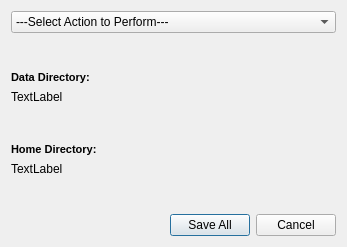
<?xml version="1.0" encoding="UTF-8"?>
<ui version="4.0">
 <class>Dialog</class>
 <widget class="QDialog" name="Dialog">
  <property name="geometry">
   <rect>
    <x>0</x>
    <y>0</y>
    <width>347</width>
    <height>247</height>
   </rect>
  </property>
  <property name="windowTitle">
   <string>Dialog</string>
  </property>
  <layout class="QGridLayout" name="gridLayout">
   <item row="0" column="0">
    <layout class="QVBoxLayout" name="verticalLayout">
     <property name="sizeConstraint">
      <enum>QLayout::SetMaximumSize</enum>
     </property>
     <item>
      <widget class="QComboBox" name="comboBox">
       <item>
        <property name="text">
         <string>---Select Action to Perform---</string>
        </property>
       </item>
       <item>
        <property name="text">
         <string>Set Data Directory</string>
        </property>
       </item>
       <item>
        <property name="text">
         <string>Set Home Directory</string>
        </property>
       </item>
       <item>
        <property name="text">
         <string>Run Script</string>
        </property>
       </item>
      </widget>
     </item>
     <item>
      <spacer name="verticalSpacer">
       <property name="orientation">
        <enum>Qt::Vertical</enum>
       </property>
       <property name="sizeHint" stdset="0">
        <size>
         <width>20</width>
         <height>40</height>
        </size>
       </property>
      </spacer>
     </item>
     <item>
      <widget class="QLabel" name="label_3">
       <property name="text">
        <string>&lt;!DOCTYPE HTML PUBLIC &quot;-//W3C//DTD HTML 4.0//EN&quot; &quot;http://www.w3.org/TR/REC-html40/strict.dtd&quot;&gt;
&lt;html&gt;&lt;head&gt;&lt;meta name=&quot;qrichtext&quot; content=&quot;1&quot; /&gt;&lt;style type=&quot;text/css&quot;&gt;
p, li { white-space: pre-wrap; }
&lt;/style&gt;&lt;/head&gt;&lt;body style=&quot; font-family:'MS Shell Dlg 2'; font-size:8.25pt; font-weight:400; font-style:normal;&quot;&gt;
&lt;p style=&quot; margin-top:0px; margin-bottom:0px; margin-left:0px; margin-right:0px; -qt-block-indent:0; text-indent:0px;&quot;&gt;&lt;span style=&quot; font-size:8pt; font-weight:600;&quot;&gt;Data Directory:&lt;/span&gt;&lt;/p&gt;&lt;/body&gt;&lt;/html&gt;</string>
       </property>
      </widget>
     </item>
     <item>
      <widget class="QLabel" name="label_2">
       <property name="text">
        <string>TextLabel</string>
       </property>
      </widget>
     </item>
     <item>
      <spacer name="verticalSpacer_2">
       <property name="orientation">
        <enum>Qt::Vertical</enum>
       </property>
       <property name="sizeHint" stdset="0">
        <size>
         <width>20</width>
         <height>40</height>
        </size>
       </property>
      </spacer>
     </item>
     <item>
      <widget class="QLabel" name="label_4">
       <property name="text">
        <string>&lt;!DOCTYPE HTML PUBLIC &quot;-//W3C//DTD HTML 4.0//EN&quot; &quot;http://www.w3.org/TR/REC-html40/strict.dtd&quot;&gt;
&lt;html&gt;&lt;head&gt;&lt;meta name=&quot;qrichtext&quot; content=&quot;1&quot; /&gt;&lt;style type=&quot;text/css&quot;&gt;
p, li { white-space: pre-wrap; }
&lt;/style&gt;&lt;/head&gt;&lt;body style=&quot; font-family:'MS Shell Dlg 2'; font-size:8.25pt; font-weight:400; font-style:normal;&quot;&gt;
&lt;p style=&quot; margin-top:0px; margin-bottom:0px; margin-left:0px; margin-right:0px; -qt-block-indent:0; text-indent:0px;&quot;&gt;&lt;span style=&quot; font-size:8pt; font-weight:600;&quot;&gt;Home Directory:&lt;/span&gt;&lt;/p&gt;&lt;/body&gt;&lt;/html&gt;</string>
       </property>
      </widget>
     </item>
     <item>
      <widget class="QLabel" name="label">
       <property name="text">
        <string>TextLabel</string>
       </property>
      </widget>
     </item>
     <item>
      <spacer name="verticalSpacer_3">
       <property name="orientation">
        <enum>Qt::Vertical</enum>
       </property>
       <property name="sizeHint" stdset="0">
        <size>
         <width>20</width>
         <height>40</height>
        </size>
       </property>
      </spacer>
     </item>
    </layout>
   </item>
   <item row="1" column="0">
    <widget class="QDialogButtonBox" name="buttonBox">
     <property name="orientation">
      <enum>Qt::Horizontal</enum>
     </property>
     <property name="standardButtons">
      <set>QDialogButtonBox::Cancel|QDialogButtonBox::SaveAll</set>
     </property>
    </widget>
   </item>
  </layout>
 </widget>
 <resources/>
 <connections>
  <connection>
   <sender>buttonBox</sender>
   <signal>accepted()</signal>
   <receiver>Dialog</receiver>
   <slot>accept()</slot>
   <hints>
    <hint type="sourcelabel">
     <x>257</x>
     <y>225</y>
    </hint>
    <hint type="destinationlabel">
     <x>157</x>
     <y>162</y>
    </hint>
   </hints>
  </connection>
  <connection>
   <sender>buttonBox</sender>
   <signal>rejected()</signal>
   <receiver>Dialog</receiver>
   <slot>reject()</slot>
   <hints>
    <hint type="sourcelabel">
     <x>257</x>
     <y>225</y>
    </hint>
    <hint type="destinationlabel">
     <x>286</x>
     <y>162</y>
    </hint>
   </hints>
  </connection>
  <connection>
   <sender>buttonBox</sender>
   <signal>accepted()</signal>
   <receiver>Dialog</receiver>
   <slot>my_complete()</slot>
   <hints>
    <hint type="sourcelabel">
     <x>209</x>
     <y>225</y>
    </hint>
    <hint type="destinationlabel">
     <x>186</x>
     <y>162</y>
    </hint>
   </hints>
  </connection>
  <connection>
   <sender>comboBox</sender>
   <signal>activated(QString)</signal>
   <receiver>Dialog</receiver>
   <slot>my_change_selection()</slot>
   <hints>
    <hint type="sourcelabel">
     <x>247</x>
     <y>29</y>
    </hint>
    <hint type="destinationlabel">
     <x>345</x>
     <y>42</y>
    </hint>
   </hints>
  </connection>
  <connection>
   <sender>Dialog</sender>
   <signal>my_change_datadir(QString)</signal>
   <receiver>label_2</receiver>
   <slot>setText(QString)</slot>
   <hints>
    <hint type="sourcelabel">
     <x>124</x>
     <y>162</y>
    </hint>
    <hint type="destinationlabel">
     <x>134</x>
     <y>97</y>
    </hint>
   </hints>
  </connection>
  <connection>
   <sender>Dialog</sender>
   <signal>my_change_homedir(QString)</signal>
   <receiver>label</receiver>
   <slot>setText(QString)</slot>
   <hints>
    <hint type="sourcelabel">
     <x>84</x>
     <y>162</y>
    </hint>
    <hint type="destinationlabel">
     <x>61</x>
     <y>165</y>
    </hint>
   </hints>
  </connection>
  <connection>
   <sender>Dialog</sender>
   <signal>my_change_list_selection(QString)</signal>
   <receiver>comboBox</receiver>
   <slot>setEditText(QString)</slot>
   <hints>
    <hint type="sourcelabel">
     <x>250</x>
     <y>113</y>
    </hint>
    <hint type="destinationlabel">
     <x>209</x>
     <y>27</y>
    </hint>
   </hints>
  </connection>
 </connections>
 <slots>
  <signal>my_change_homedir(QString)</signal>
  <signal>my_change_datadir(QString)</signal>
  <signal>my_change_list_selection(QString)</signal>
  <signal>my_reset_list_selection()</signal>
  <slot>my_complete()</slot>
  <slot>my_change_selection()</slot>
 </slots>
</ui>
